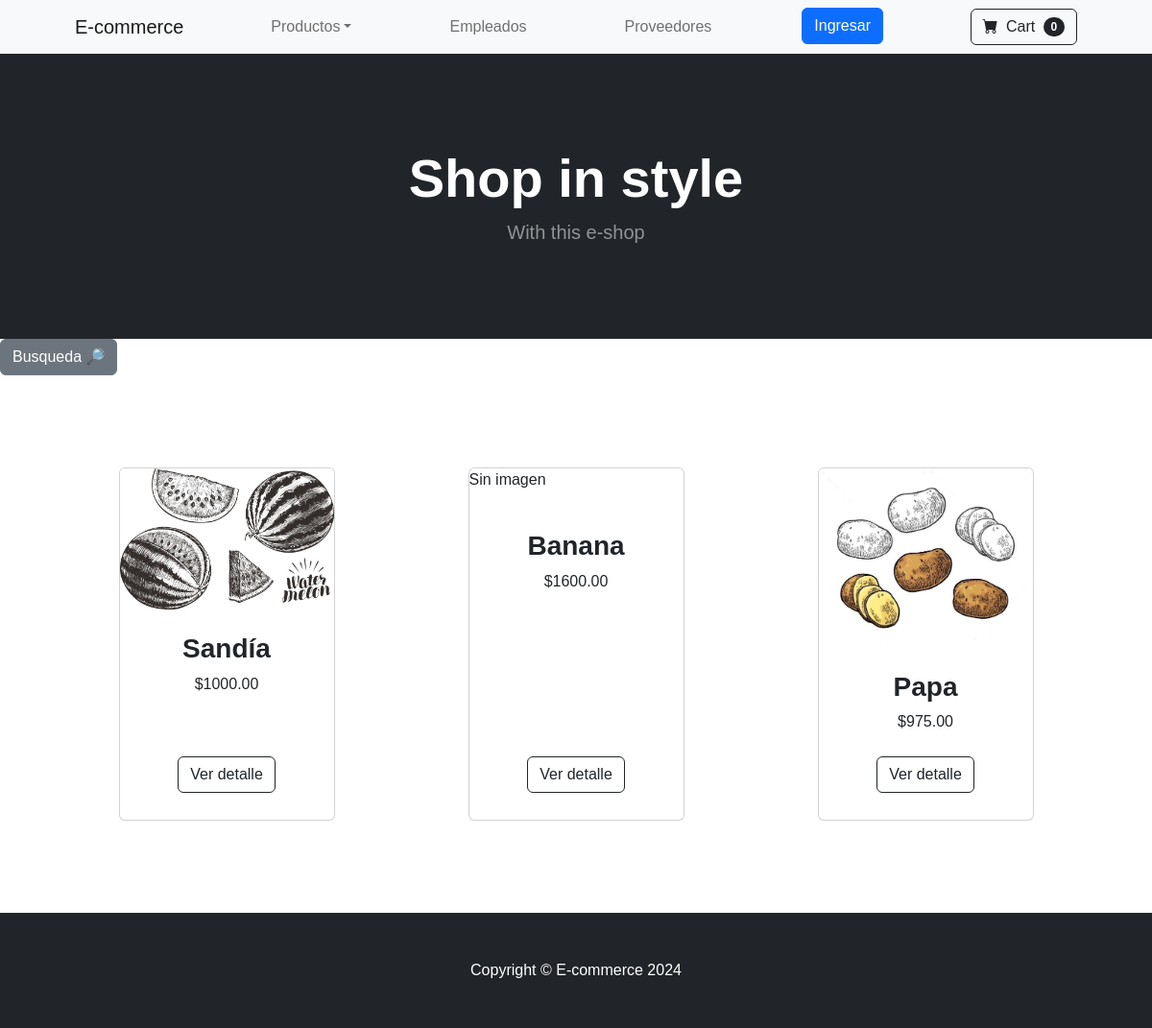
Page /ecommerce/products/ on the committed database.
### ecommerce/models.py (models this page shows, shortened)
class Product(models.Model):
    title = models.CharField(max_length=40)
    description = models.CharField(max_length=255)
    category = models.CharField(max_length=50)
    price = models.DecimalField(max_digits=9, decimal_places=2)
    stock = models.IntegerField()
    thumbnail = models.ImageField(upload_to='products', blank=True, null=True)

### ecommerce/views.py (the view)
# urls.py: path('products/', show_products, name='products'),
def show_products(req):
    products = Product.objects.all()
    return render(req, 'products.html', {'products': products})

### ecommerce/templates/products.html (shortened to what this page needs)
<!DOCTYPE html>
<html lang="en">
<head>
    {% load static %}
    <link href="https://cdn.jsdelivr.net/npm/bootstrap-icons@1.5.0/font/bootstrap-icons.css" rel="stylesheet" />
    <link href="{% static '/css/styles.css' %}" rel="stylesheet" />
</head>
<body>
    {% include 'navbar.html' %}
    {% include 'header.html' %}
    {% block dinamicContent %}
        <a class="btn btn-secondary" href="{% url 'searchProduct' %}">Busqueda 🔎</a>
        <section class="py-5">
            <div class=" container px-4 px-lg-5 mt-5">
                <div class="row gx-4 gx-lg-5 row-cols-2 row-cols-md-3 row-cols-xl-4 d-flex justify-content-around justify-content-center">
                    {% for prod in products %}
                        <div class="col mb-5">
                            <div class="card h-100">
                                {% if prod.thumbnail %}
                                    <img class="card-img-top" src={{prod.thumbnail.url}} alt={{prod.title}} />
                                    {% else %}
                                        <p>Sin imagen</p>
                                {% endif %}
                                <div class="card-body p-4 text-center">
                                    <h3 class="fw-bolder">{{prod.title}}</h3>
                                    ${{prod.price}}
                                </div>
                                <div class="card-footer p-4 pt-0 border-top-0 bg-transparent">
                                    <div class="text-center"><a class="btn btn-outline-dark mt-auto mb-1" href="{% url 'detailedProduct' prod.id %}">Ver detalle</a></div>
                                </div>
                            </div>
                        </div>
                    {% endfor %}
                </div>
            </div>
        </section>
    {% endblock dinamicContent %}
    {% include 'footer.html' %}
</body>
</html>

### rows in the picture
Product: thumbnail (picture), title "Sandía", price "1000.00"
Product: shows "Sin imagen", title "Banana", price "1600.00"
Product: thumbnail (picture), title "Papa", price "975.00"
